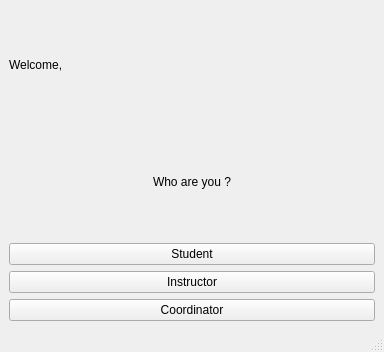
<?xml version="1.0" encoding="UTF-8"?>
<ui version="4.0">
 <class>MainWindow</class>
 <widget class="QMainWindow" name="MainWindow">
  <property name="geometry">
   <rect>
    <x>0</x>
    <y>0</y>
    <width>384</width>
    <height>352</height>
   </rect>
  </property>
  <property name="windowTitle">
   <string>Welcome - Login System</string>
  </property>
  <widget class="QWidget" name="centralwidget">
   <layout class="QGridLayout" name="gridLayout">
    <item row="0" column="0">
     <layout class="QVBoxLayout" name="verticalLayout">
      <item>
       <widget class="QLabel" name="label">
        <property name="styleSheet">
         <string notr="true">font: 700 20pt &quot;Ubuntu Condensed&quot;;</string>
        </property>
        <property name="text">
         <string>Welcome,</string>
        </property>
       </widget>
      </item>
      <item alignment="Qt::AlignHCenter">
       <widget class="QLabel" name="label_2">
        <property name="styleSheet">
         <string notr="true">
font: 18pt &quot;URW Gothic&quot;;</string>
        </property>
        <property name="text">
         <string>Who are you ?</string>
        </property>
       </widget>
      </item>
      <item>
       <widget class="QPushButton" name="studentButton">
        <property name="styleSheet">
         <string notr="true">font: 700 16pt &quot;Ubuntu Condensed&quot;;</string>
        </property>
        <property name="text">
         <string>Student</string>
        </property>
       </widget>
      </item>
      <item>
       <widget class="QPushButton" name="pushButton_6">
        <property name="styleSheet">
         <string notr="true">font: 700 16pt &quot;Ubuntu Condensed&quot;;</string>
        </property>
        <property name="text">
         <string>Instructor</string>
        </property>
       </widget>
      </item>
      <item>
       <widget class="QPushButton" name="coordinatorButton">
        <property name="styleSheet">
         <string notr="true">font: 700 16pt &quot;Ubuntu Condensed&quot;;</string>
        </property>
        <property name="text">
         <string>Coordinator</string>
        </property>
       </widget>
      </item>
     </layout>
    </item>
   </layout>
  </widget>
  <widget class="QMenuBar" name="menubar">
   <property name="geometry">
    <rect>
     <x>0</x>
     <y>0</y>
     <width>384</width>
     <height>23</height>
    </rect>
   </property>
  </widget>
  <widget class="QStatusBar" name="statusbar"/>
 </widget>
 <resources/>
 <connections/>
</ui>
